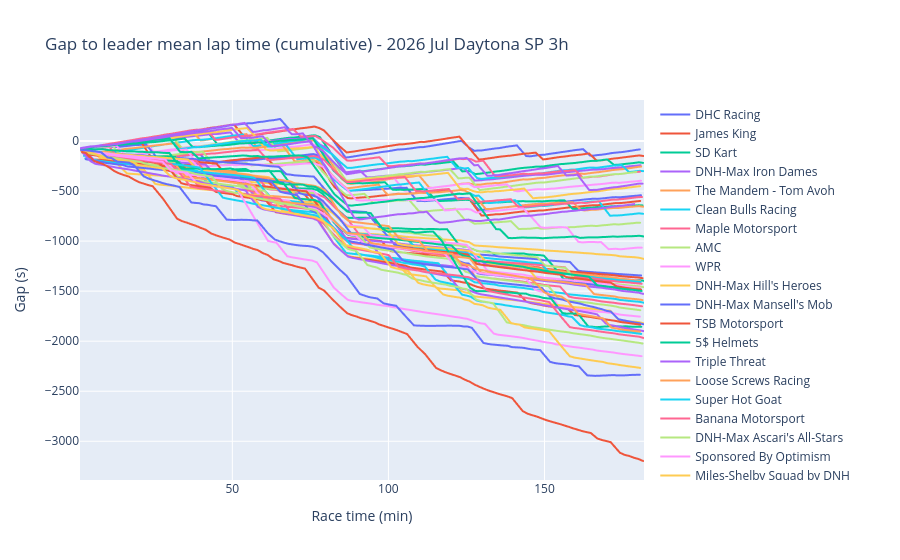

Source (notebook cell):
### Code cell
def plot_gap_to_mean_leader(
    timestamps: pd.DataFrame, laptimes: pd.DataFrame
) -> go.Figure:
    leader_mean_lap = laptimes.iloc[:, 0].mean()

    leader_pace_timestamps = pd.Series(
        np.arange(timestamps.shape[0]) * leader_mean_lap, index=timestamps.index
    )

    gap = pd.DataFrame({c: leader_pace_timestamps for c in laptimes.columns}) - timestamps
    gap = gap.assign(**{c: lambda d, c=c: d[c].dt.total_seconds() for c in gap.columns})

    race_time = timestamps.stack().dt.total_seconds() / 60

    df = (
        pd.concat(
            [race_time.rename("race_time_min"), gap.stack().rename("gap_s")], axis=1
        )
        .rename_axis(index=["lap", "competitor"])
        .reset_index()
    )

    fig = px.line(
        df,
        x="race_time_min",
        y="gap_s",
        color="competitor",
        hover_data=["lap"],
        title="Gap to leader mean lap time (cumulative) - 2026 Jul Daytona SP 3h",
    )
    fig.update_layout(
        xaxis_title="Race time (min)", yaxis_title="Gap (s)", legend_title=""
    )
    return fig


plot_gap_to_mean_leader(timestamps, laptimes)
